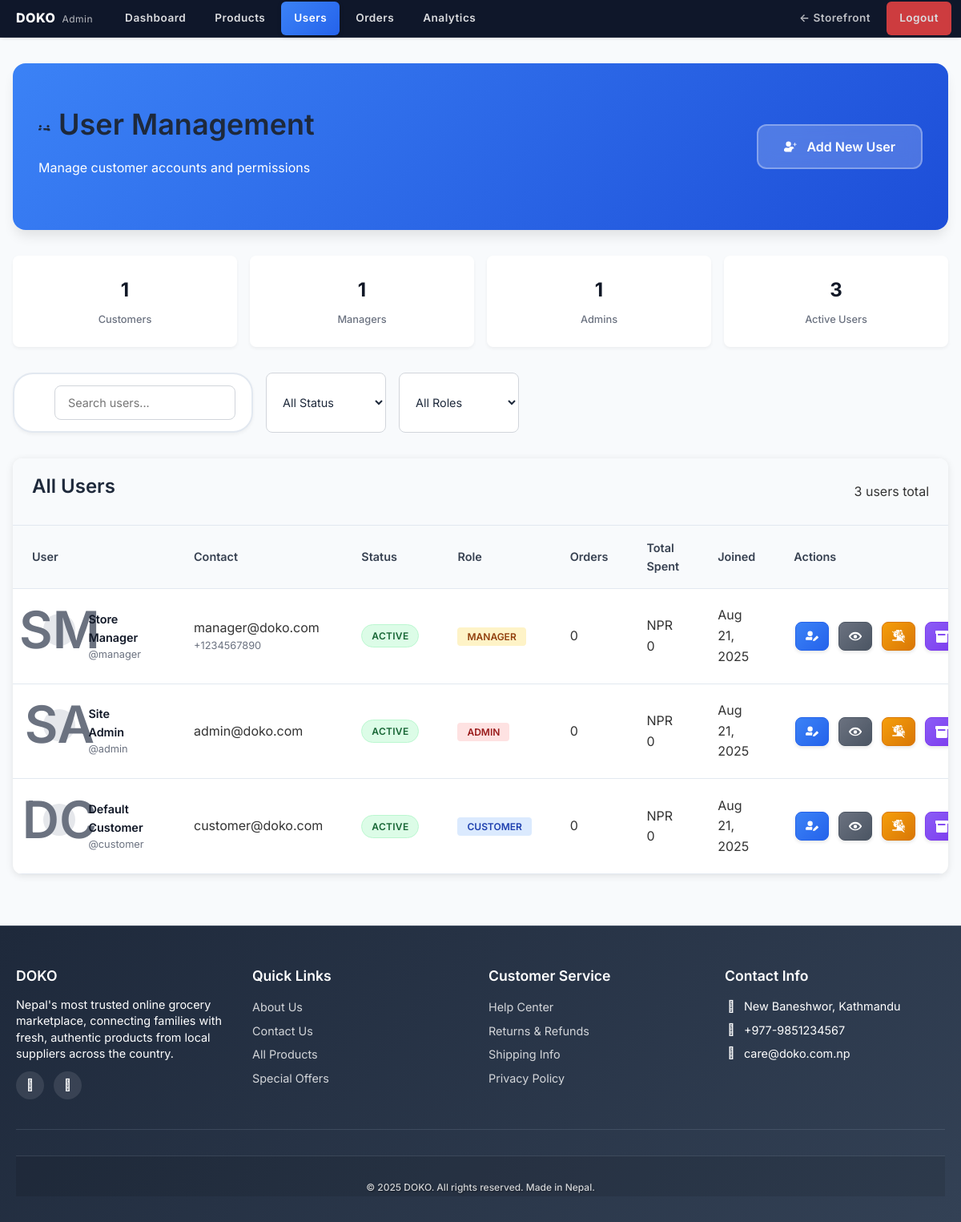
Screenshot of /public/admin/users/index.php (signed in) with the database file from the repository.
### tables this page shows
CREATE TABLE users (
    user_id INT PRIMARY KEY AUTO_INCREMENT,
    username VARCHAR(50) UNIQUE NOT NULL,
    email VARCHAR(100) UNIQUE NOT NULL,
    password VARCHAR(255) NOT NULL,
    first_name VARCHAR(50) NOT NULL,
    last_name VARCHAR(50) NOT NULL,
    phone VARCHAR(20),
    date_of_birth DATE,
    gender ENUM('male', 'female', 'other'),
    profile_image VARCHAR(255),
    role ENUM('customer', 'admin', 'manager', 'vendor') DEFAULT 'customer',
    status ENUM('active', 'inactive', 'suspended', 'pending') DEFAULT 'pending',
    email_verified BOOLEAN DEFAULT FALSE,
    phone_verified BOOLEAN DEFAULT FALSE,
    two_factor_enabled BOOLEAN DEFAULT FALSE,
    last_login TIMESTAMP NULL,
    login_attempts INT DEFAULT 0,
    locked_until TIMESTAMP NULL,
    created_at TIMESTAMP DEFAULT CURRENT_TIMESTAMP,
    updated_at TIMESTAMP DEFAULT CURRENT_TIMESTAMP ON UPDATE CURRENT_TIMESTAMP,
    
    INDEX idx_email (email),
    INDEX idx_username (username),
    INDEX idx_status (status),
    INDEX idx_role (role)
);

### public/admin/users/index.php (the view, shortened to what this page needs)
<?php
try {
    $database = Database::getInstance();
    $db = $database->getConnection();
    $query = "
        SELECT
            u.*,
            COUNT(o.order_id) as total_orders,
            COALESCE(SUM(o.total_amount), 0) as total_spent,
            MAX(o.created_at) as last_order_date
        FROM users u
        LEFT JOIN orders o ON u.user_id = o.user_id
        GROUP BY u.user_id
        ORDER BY u.created_at DESC
    ";
    $stmt = $db->query($query);
    $users = $stmt->fetchAll(PDO::FETCH_ASSOC);
} catch (Exception $e) {
    $error = "Error loading users: " . $e->getMessage();
    $users = [];
}
$ADMIN_UI = true;
$additional_css = $additional_css ?? [];
$additional_css[] = '/css/admin.css';
include '../../../template/header.php';
include '../../../template/admin-nav.php';
?>
<link rel="stylesheet" href="../css/style.css">
<div class="users-container">
    <div class="users-header">
        <div>
            <h1><i class="fas fa-users"></i> User Management</h1>
            <p>Manage customer accounts and permissions</p>
        </div>
        <button class="btn-add-user" onclick="openAddUserModal()">
            <i class="fas fa-user-plus"></i> Add New User
        </button>
    </div>
    <div class="stats-summary">
        <div class="stat-item">
            <div class="stat-number"><?php echo count(array_filter($users, fn($u) => $u['role'] === 'customer')); ?></div>
            <div class="stat-label">Customers</div>
        </div>
        <div class="stat-item">
            <div class="stat-number"><?php echo count(array_filter($users, fn($u) => $u['role'] === 'manager')); ?></div>
            <div class="stat-label">Managers</div>
        </div>
        <div class="stat-item">
            <div class="stat-number"><?php echo count(array_filter($users, fn($u) => $u['role'] === 'admin')); ?></div>
            <div class="stat-label">Admins</div>
        </div>
        <div class="stat-item">
            <div class="stat-number"><?php echo count(array_filter($users, fn($u) => $u['status'] === 'active')); ?></div>
            <div class="stat-label">Active Users</div>
        </div>
    </div>
    <div class="users-actions">
        <div class="search-box">
            <input type="text" id="searchInput" placeholder="Search users..." autocomplete="off" onkeyup="filterUsers()">
        </div>
        <select class="filter-select" id="statusFilter" autocomplete="off" onchange="filterUsers()">
            <option value="">All Status</option>
        </select>
        <select class="filter-select" id="roleFilter" autocomplete="off" onchange="filterUsers()">
            <option value="">All Roles</option>
        </select>
    </div>
    <div class="users-table">
        <div class="table-header">
            <h3>All Users</h3>
            <span><?php echo count($users); ?> users total</span>
        </div>
        <div class="table-wrapper">
            <table id="usersTable">
                <thead>
                    <tr>
                        <th>User</th>
                        <th>Contact</th>
                        <th>Status</th>
                        <th>Role</th>
                        <th>Orders</th>
                        <th>Total Spent</th>
                        <th>Joined</th>
                        <th>Actions</th>
                    </tr>
                </thead>
                <tbody>
                    <?php if (!empty($users)): ?>
                        <?php foreach ($users as $user): ?>
                            <tr data-status="<?php echo $user['status']; ?>" data-role="<?php echo $user['role']; ?>">
                                <td>
                                    <div class="user-info">
                                        <div class="user-avatar">
                                            <?php echo strtoupper(substr($user['first_name'], 0, 1) . substr($user['last_name'], 0, 1)); ?>
                                        </div>
                                        <div class="user-details">
                                            <h4><?php echo htmlspecialchars($user['first_name'] . ' ' . $user['last_name']); ?></h4>
                                            <p>@<?php echo htmlspecialchars($user['username']); ?></p>
                                        </div>
                                    </div>
                                </td>
                                <td>
                                    <div>
                                        <div><?php echo htmlspecialchars($user['email']); ?></div>
                                        <?php if ($user['phone']): ?>
                                            <div style="font-size: 0.8rem; color: #6b7280;"><?php echo htmlspecialchars($user['phone']); ?></div>
                                        <?php endif; ?>
                                    </div>
                                </td>
                                <td>
                                    <span class="status-badge status-<?php echo $user['status']; ?>">
                                        <?php echo $user['status']; ?>
                                    </span>
                                </td>
                                <td>
                                    <span class="role-badge role-<?php echo $user['role']; ?>">
                                        <?php echo $user['role']; ?>
                                    </span>
                                </td>
                                <td><?php echo $user['total_orders']; ?></td>
                                <td>NPR <?php echo number_format($user['total_spent'], 0); ?></td>
                                <td><?php echo date('M d, Y', strtotime($user['created_at'])); ?></td>
                                <td>
                                    <div class="action-buttons">
                                        <button class="btn-action btn-edit" onclick="editUser(<?php echo $user['user_id']; ?>)" title="Edit User Profile">
                                        </button>
                                        <button class="btn-action btn-view" onclick="viewUser(<?php echo $user['user_id']; ?>)" title="View User Details">
                                        </button>
                                        <?php if ($user['status'] === 'active'): ?>
                                            <button class="btn-action btn-suspend" onclick="changeUserStatus(<?php echo $user['user_id']; ?>, 'suspended')" title="Suspend User Account">
                                            </button>
                                        <?php else: ?>
                                            <button class="btn-action btn-activate" onclick="changeUserStatus(<?php echo $user['user_id']; ?>, 'active')" title="Activate User Account">
                                                <i class="fas fa-user-check"></i>
                                            </button>
                                        <?php endif; ?>
                                        <button class="btn-action btn-archive" onclick="archiveUser(<?php echo $user['user_id']; ?>, '<?php echo htmlspecialchars($user['first_name'] . ' ' . $user['last_name']); ?>')" title="Archive User Account">
                                        </button>
                                    </div>
                                </td>
                            </tr>
                        <?php endforeach; ?>
                    <?php endif; ?>
                </tbody>
            </table>
        </div>
    </div>
</div>
<?php include '../../../template/footer.php'; ?>

### template/header.php (shortened to what this page needs)
<!DOCTYPE html>
<html lang="en">
<head>
    <?php
    $current_dir = dirname($_SERVER['SCRIPT_NAME']);
    $css_path = 'css/';
    if (strpos($current_dir, '/api') !== false) {
        $css_path = '../css/';
        $js_path = '../js/';
        $images_path = '../images/';
    } elseif (strpos($current_dir, '/admin') !== false) {
        $css_path = '../../css/';
    } elseif (strpos($current_dir, '/manager') !== false) {
        $css_path = '../../css/';
        $js_path = '../../js/';
        $images_path = '../../images/';
    }
    ?>
    <link rel="stylesheet" href="<?php echo $css_path; ?>style.css">
    <link rel="stylesheet" href="https://cdnjs.cloudflare.com/ajax/libs/font-awesome/6.0.0/css/all.min.css">
    <?php if (!empty($ADMIN_UI)):  ?>
    <link rel="stylesheet" href="https://cdn.jsdelivr.net/npm/bootstrap-icons@1.11.3/font/bootstrap-icons.css">
    <?php endif; ?>
    <?php if (isset($additional_css)): ?>
        <?php foreach ($additional_css as $css): ?>
            <link rel="stylesheet" href="<?php echo $css; ?>">
        <?php endforeach; ?>
    <?php endif; ?>
</head>
<body<?php echo !empty($ADMIN_UI) ? ' class="admin-context"' : ''; ?>>

### template/admin-nav.php (shortened to what this page needs)
<?php
$script = $_SERVER['SCRIPT_NAME'] ?? '';
function doko_admin_active(string $section, string $script): string {
    return (strpos($script, "/admin/$section/") !== false) ? 'active' : '';
}
?>
<nav class="admin-subnav">
    <div class="container">
        <div class="admin-brand"><a href="/admin/dashboard/" class="admin-logo-link">DOKO <span>Admin</span></a></div>
        <ul class="admin-subnav-list">
            <li><a class="<?php echo doko_admin_active('dashboard', $script); ?>" href="/admin/dashboard/">Dashboard</a></li>
            <li><a class="<?php echo doko_admin_active('products', $script); ?>" href="/admin/products/">Products <span id="admin-products-count" class="badge-pill" style="display:none;">0</span></a></li>
            <li><a class="<?php echo doko_admin_active('users', $script); ?>" href="/admin/users/">Users</a></li>
            <li><a class="<?php echo doko_admin_active('orders', $script); ?>" href="/admin/orders/">Orders</a></li>
            <li><a class="<?php echo strpos($script, '/admin/analytics.php') !== false ? 'active' : ''; ?>" href="/admin/analytics.php">Analytics</a></li>
            <li class="admin-subnav-right"><a href="/" class="return-site">← Storefront</a></li>
            <li class="admin-subnav-right"><a href="/logout.php" class="logout-link" onclick="return confirm('Logout from admin?');">Logout</a></li>
        </ul>
    </div>
</nav>

### template/footer.php (shortened to what this page needs)
<?php
$footer_class = 'footer';
?>
    <footer class="<?php echo $footer_class; ?>">
        <div class="container">
            <div class="footer-content">
                <div class="footer-section">
                    <h3>DOKO</h3>
                    <p>Nepal's most trusted online grocery marketplace, connecting families with fresh, authentic products from local suppliers across the country.</p>
                    <div class="social-links">
                        <a href="https://facebook.com/doko" class="social-link" target="_blank">
                            <i class="fab fa-facebook-f"></i>
                        </a>
                        <a href="https://instagram.com/doko" class="social-link" target="_blank">
                            <i class="fab fa-instagram"></i>
                        </a>
                    </div>
                </div>
                <div class="footer-section">
                    <h3>Quick Links</h3>
                    <ul class="footer-links">
                        <li><a href="about.php">About Us</a></li>
                        <li><a href="contact.php">Contact Us</a></li>
                        <li><a href="products.php">All Products</a></li>
                        <li><a href="offers.php">Special Offers</a></li>
                    </ul>
                </div>
                <div class="footer-section">
                    <h3>Customer Service</h3>
                    <ul class="footer-links">
                        <li><a href="help.php">Help Center</a></li>
                        <li><a href="returns.php">Returns & Refunds</a></li>
                        <li><a href="shipping.php">Shipping Info</a></li>
                        <li><a href="privacy.php">Privacy Policy</a></li>
                    </ul>
                </div>
                <div class="footer-section">
                    <h3>Contact Info</h3>
                    <div class="contact-item">
                        <i class="fas fa-map-marker-alt"></i>
                        <span>New Baneshwor, Kathmandu</span>
                    </div>
                    <div class="contact-item">
                        <i class="fas fa-phone"></i>
                        <span>+977-9851234567</span>
                    </div>
                    <div class="contact-item">
                        <i class="fas fa-envelope"></i>
                        <span>care@doko.com.np</span>
                    </div>
                </div>
            </div>
            <div class="footer-bottom">
                <p>&copy; <?php echo date('Y'); ?> DOKO. All rights reserved. <span style="opacity:.8">Made in Nepal.</span></p>
            </div>
        </div>
    </footer>
</body>
</html>

### public/css/admin.css (style rules this page uses)
.admin-subnav { background:#0f172a; border-bottom:1px solid rgba(255,255,255,0.08); box-shadow:0 2px 4px -2px rgba(0,0,0,.2); }
.admin-subnav .container { max-width:1200px; margin:0 auto; padding:0 .75rem; display:flex; align-items:center; }
.admin-brand { font-weight:800; font-size:1rem; margin-right:1rem; letter-spacing:.5px; }
.admin-logo-link { color:#fff; text-decoration:none; display:inline-block; padding:.65rem .5rem; }
.admin-logo-link span { font-weight:400; opacity:.7; font-size:.75rem; margin-left:.25rem; }
.admin-subnav-list { list-style:none; margin:0; padding:0; display:flex; align-items:center; gap:.25rem; flex-wrap:wrap; flex:1; }
.admin-subnav-list li { margin:0; padding:0; }
.admin-subnav-list a { display:block; padding:.65rem 1rem; color:rgba(255,255,255,.85); text-decoration:none; font-size:.85rem; font-weight:600; letter-spacing:.5px; border-radius:6px; position:relative; transition:background .18s, color .18s; }
.admin-subnav-list a.active { background:linear-gradient(135deg,#3b82f6,#2563eb); color:#fff; box-shadow:0 2px 6px -2px rgba(0,0,0,.35); }
.admin-subnav-right a { opacity:.85; }
.admin-subnav-right a.logout-link { background:#ef4444; color:#fff !important; font-weight:600; }
body.admin-context { padding-top:0 !important; }

### rows the page displays
users: first_name+last_name "SM", first_name+last_name "Store Manager", username "manager", email "manager@doko.com", phone "+1234567890", status "ACTIVE", role "MANAGER", total_orders "0", total_spent "0", created_at "Aug 21, 2025"
users: first_name+last_name "SA", first_name+last_name "Site Admin", username "admin", email "admin@doko.com", status "ACTIVE", role "ADMIN", total_orders "0", total_spent "0", created_at "Aug 21, 2025"
users: first_name+last_name "DC", first_name+last_name "Default Customer", username "customer", email "customer@doko.com", status "ACTIVE", role "CUSTOMER", total_orders "0", total_spent "0", created_at "Aug 21, 2025"

### other values shown
count(array_filter($users, fn($u) => $u['role'] === 'customer')) "1"
count(array_filter($users, fn($u) => $u['role'] === 'manager')) "1"
count(array_filter($users, fn($u) => $u['role'] === 'admin')) "1"
count(array_filter($users, fn($u) => $u['status'] === 'active')) "3"
count($users) "3"
